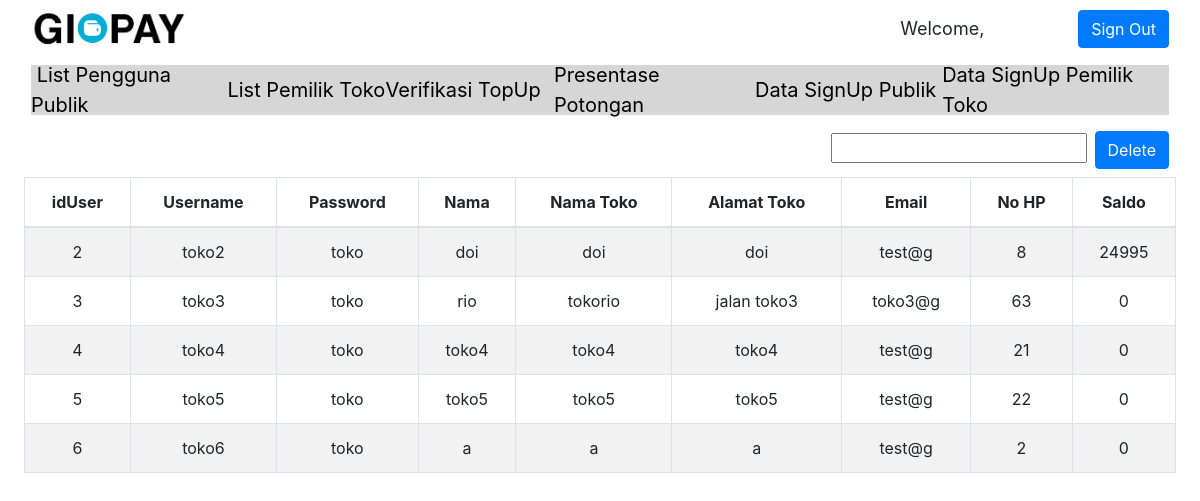
The app's page /adminLToko.php, older data.
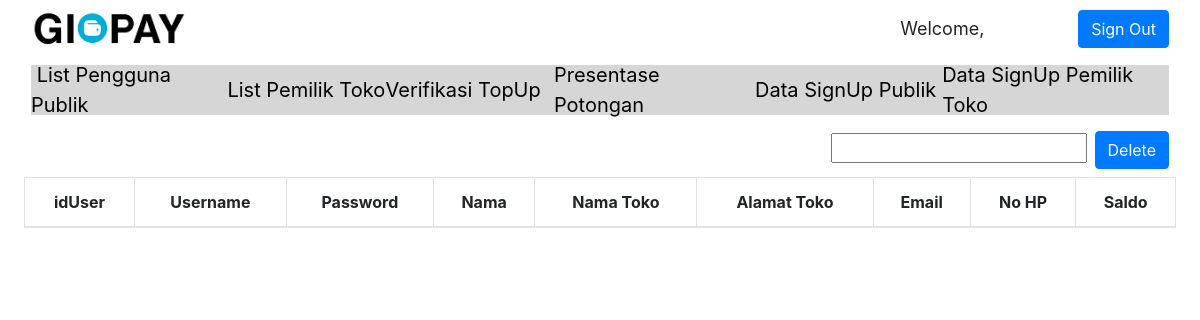
The same page, newer data.
### tables this page shows
CREATE TABLE `pemiliktoko` (
  `idUser` int(11) NOT NULL,
  `username` varchar(15) NOT NULL,
  `password` varchar(15) NOT NULL,
  `nama` varchar(50) NOT NULL,
  `namaToko` varchar(50) NOT NULL,
  `alamatToko` varchar(150) NOT NULL,
  `email` varchar(50) NOT NULL,
  `noHp` int(12) NOT NULL,
  `saldo` float NOT NULL,
  `tanggalSignUp` date NOT NULL,
  `idKota` int(11) NOT NULL
);

### server.php (called while the page is built, shortened)
<?php
    require_once "mysqlDB.php";
function getListToko(){
    $db = new MySQLDB('localhost', 'root', '', 'gipay');
    $query = "SELECT idUser, username, password, nama, namaToko, alamatToko, email, noHp, saldo FROM pemiliktoko";
    $res = $db->executeSelectQuery($query);
    return $res;
}
?>

### mysqlDB.php (called while the page is built, shortened)
<?php
class MySQLDB{
	protected $servername;
	protected $username;
	protected $password;
	protected $dbname;
	protected $db_connection;
	public function __construct($servername,$username,$password,$dbname){
		$this->servername=$servername;
		$this->username=$username;
		$this->password=$password;
		$this->dbname=$dbname;
	}
	public function openConnection(){
		$this->db_connection=new mysqli($this->servername,$this->username,$this->password,$this->dbname);
	}
	public function executeSelectQuery($sql){
		$query_result=$this->db_connection->query($sql);
		$result=[];
		if($query_result!=[]){
			if($query_result->num_rows > 0){
				while ($row=$query_result->fetch_row()) {
					$result[] = $row;
				}
			}
		}
		return $result;
	}
}
?>

### adminLToko.php (the view, shortened to what this page needs)
<?php
    include "server.php";
?>
<!DOCTYPE html>
<html>
<head>
    <link rel="stylesheet" href="assets/bootstrap/css/bootstrap.min.css">
    <link rel="stylesheet" href="assets/css/Data-Table-1.css">
    <link rel="stylesheet" href="assets/css/Data-Table.css">
    <link rel="stylesheet" href="assets/css/Header-Blue.css">
    <link rel="stylesheet" href="https://cdn.datatables.net/1.10.15/css/dataTables.bootstrap.min.css">
    <link rel="stylesheet" href="assets/css/Google-Style-Login.css">
    <link rel="stylesheet" href="assets/css/LinkedIn-like-Profile-Box.css">
    <link rel="stylesheet" href="assets/css/Pretty-Registration-Form.css">
    <link rel="stylesheet" href="assets/css/styles.css">
    <link rel="stylesheet" href="assets/css/Table-With-Search-1.css">
    <link rel="stylesheet" href="assets/css/Table-With-Search.css">
    <link rel="stylesheet" href="assets/css/Team-Boxed.css">
</head>
<body>
    <nav class="navbar navbar-light navbar-expand-md" style="background-color: #ffffff;">
        <div class="container-fluid"><img src="assets/img/Gipay.png" style="height: 40px;">
            <input class="form-control-plaintext" type="text" value="Welcome, <?php echo $_SESSION['username']; ?>" readonly="" style="width: 180px;font-size: 18px;"><a href="adminLToko.php?logout='1'" class="btn btn-primary" role="button">Sign Out</a></div>
    </nav>
    <nav class="navbar navbar-light navbar-expand-md">
        <div class="container-fluid"><button data-toggle="collapse" class="navbar-toggler" data-target="#navcol-2"><span class="sr-only">Toggle navigation</span><span class="navbar-toggler-icon"></span></button>
            <div class="collapse navbar-collapse" id="navcol-2" style="background-color: #d7d6d6;font-size: 20px;height: 50px;color: rgb(0,0,0);">
                <a href="adminLPub.php" style="color: rgb(0,0,0);width: 210px;">&nbsp;List Pengguna Publik</a><a href="adminLToko.php" style="color: rgb(0,0,0);width: 169px;">List Pemilik Toko</a><a href="adminVerif.php" style="color: rgb(0,0,0);width: 180px;">Verifikasi TopUp</a><a href="adminPotong.php"
                    style="color: rgb(0,0,0);width: 215px;">Presentase Potongan</a><a href="adminSignUpPub.php" style="color: rgb(0,0,0);width: 200px;">Data SignUp Publik</a><a href="adminSignUpToko.php" style="color: rgb(0,0,0);">Data SignUp Pemilik Toko</a>
                </div>
        </div>
    </nav>
    <nav class="navbar navbar-light navbar-expand-md" style="background-color: #ffffff;">
        <div class="container-fluid"><button data-toggle="collapse" class="navbar-toggler" data-target="#navcol-1"><span class="sr-only">Toggle navigation</span><span class="navbar-toggler-icon"></span></button>
            <form class="form-blokPub" action="adminLToko.php" method="POST"><input name="idUser" type="text" style="margin-right: 8px;"><button name="delete_toko" class="btn btn-primary" type="submit">Delete</button></form></div>
    </nav><table id="example" class="table table-striped table-bordered" cellspacing="0" width="100%">
        <thead>
            <tr>
                <th>idUser</th>
                <th>Username</th>
                <th>Password</th>
                <th>Nama</th>
                <th>Nama Toko</th>
                <th>Alamat Toko</th>
                <th>Email</th>
                <th>No HP</th>
                <th>Saldo</th>
            </tr>
        </thead>
        <tbody>
            <?php
            $result = getListToko();
            foreach($result as $row) {
                echo '<tr>';
                foreach($row as $cell){
                    echo('<td>' . $cell . '</td>');
                }
                echo '</tr>';
			}
            ?>
        </tbody>
    </table>
</body>
</html>

### assets/css/Data-Table-1.css (style rules this page uses)
#example { margin-bottom: 0; }

### assets/css/Data-Table.css (style rules this page uses)
#example { margin-bottom: 0; }
#example { width: 96%; text-align: center; margin: auto; }

Row changes from the older to the newer data that the page shows:
removed pemiliktoko: idUser "2", username "toko2", password "toko", cell "doi", email "test@g", noHp "8", saldo "24995"
removed pemiliktoko: idUser "3", username "toko3", password "toko", nama "rio", namaToko "tokorio", alamatToko "jalan toko3", email "toko3@g", noHp "63", saldo "0"
removed pemiliktoko: idUser "4", cell "toko4", password "toko", email "test@g", noHp "21", saldo "0"
removed pemiliktoko: idUser "5", cell "toko5", password "toko", email "test@g", noHp "22", saldo "0"
removed pemiliktoko: idUser "6", username "toko6", password "toko", cell "a", email "test@g", noHp "2", saldo "0"
